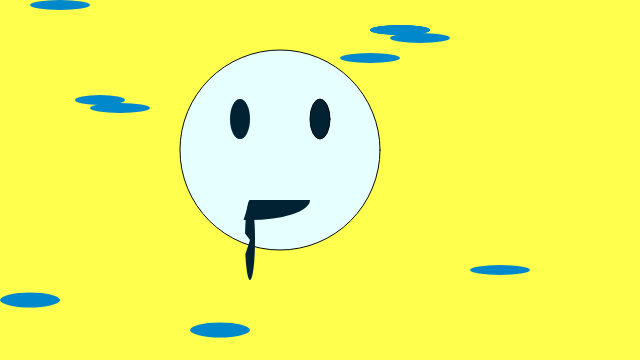
Frame 1 (no input)
Frame 60 (no input): identical to frame 1, image omitted
Frame 120 (the mouse pressed at the canvas centre since frame 60): identical to frame 1, image omitted

The p5.js sketch that drew this single still picture (run headless with seeded random() and noise() and a simulated clock; from frame 60 on, the mouse is pressed at the canvas centre):

// p5.js sketch
// ── sketch.js
function setup() {
	createCanvas(640, 360);
}

function draw() {
	background('#ffff4d')
	//head
	fill('#e6ffff')
	stroke(10);
	ellipse(280, 150, 200,);

	var y = 119;

// right eye
	fill('#002233')
	ellipse(320, y, 20, 40);
	noStroke()

// left eye
	fill('#002233')
	ellipse(240, y, 20, 40);
	noStroke()

// mouth
	arc(250, 200, 120, 40, 0, HALF_PI * 1.2);
	arc(250, 240, 10, 80, 180, HALF_PI * 1.2);

var a = 10;
var b = 15;

	//backround circles
	fill('#0088cc')
	ellipse(100,100, 50, a);

	ellipse(120,108, 60, a);

	ellipse(220,330, 60, b);

	ellipse(30,300, 60, b);

	ellipse(400,30, 60, a);

	ellipse(60,5, 60, a);

	ellipse(420,38, 60, a);

	ellipse(370,58, 60, a); 

	ellipse(500,270, 60, a);

	ellipse(400,30, 60, a);

	ellipse(400,30, 60, a);

}
